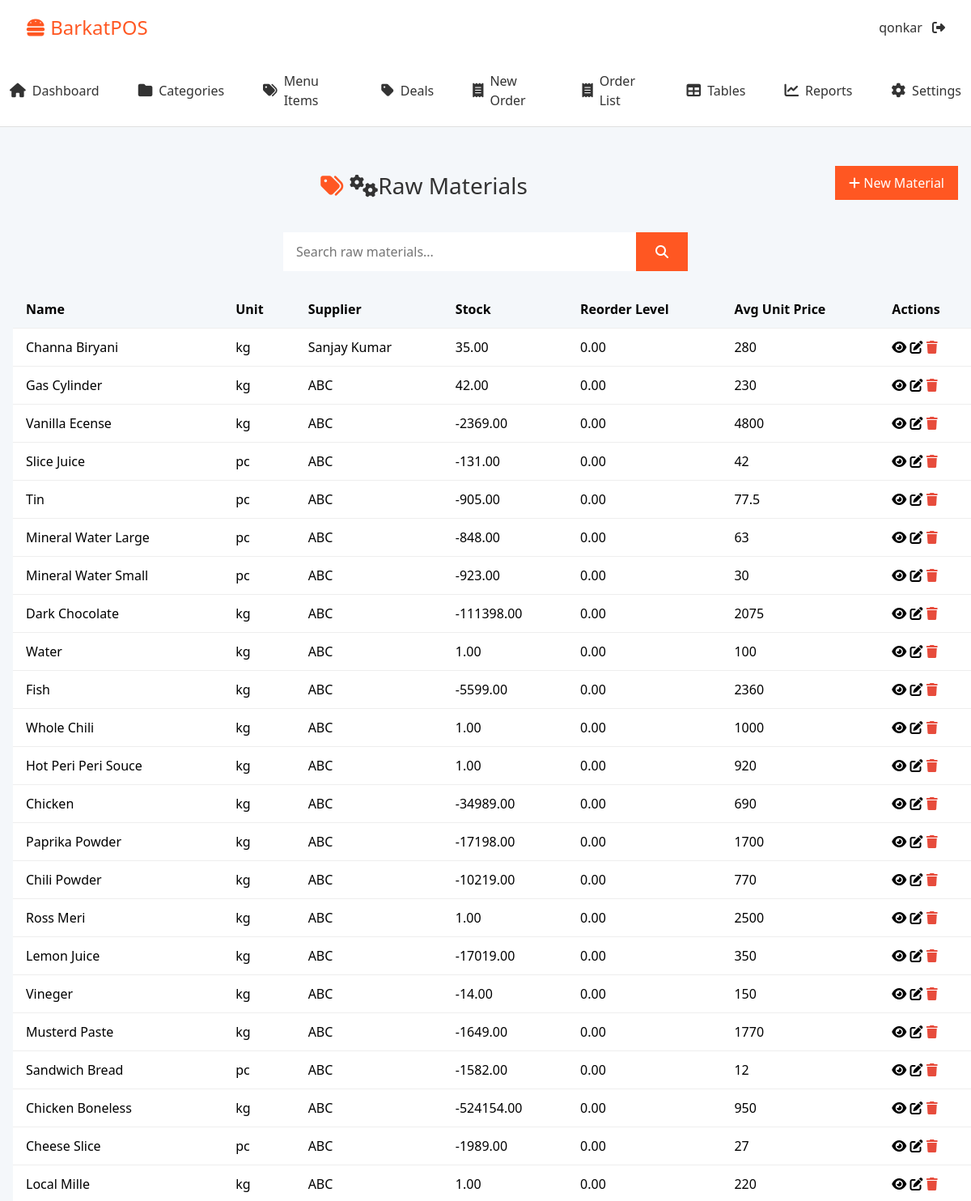
Page /raw-materials/ (signed in, upper part) on the committed database.
### core/models.py (models this page shows, shortened)
class User(AbstractUser):
    ROLE_CHOICES = [
        ('admin', 'Admin'),
        ('cashier', 'Cashier'),
        ('kitchen', 'Kitchen'),
    ]
    role = models.CharField(max_length=20, choices=ROLE_CHOICES, default='cashier')

class RawMaterial(models.Model):
    name = models.CharField(max_length=100, unique=True)
    unit = models.CharField(max_length=50, help_text="E.g. kg, liter, pc")
    current_stock = models.DecimalField(max_digits=10, decimal_places=2, default=0)
    reorder_level = models.DecimalField(max_digits=10, decimal_places=2, default=0)
    supplier = models.ForeignKey(Supplier, on_delete=models.PROTECT, related_name="materials")
    created_at = models.DateTimeField(auto_now_add=True)

class Supplier(models.Model):
    name = models.CharField(max_length=200, unique=True)
    contact_number = models.CharField(max_length=20, blank=True, null=True)
    email = models.EmailField(blank=True, null=True)
    address = models.TextField(blank=True, null=True)
    created_at = models.DateTimeField(auto_now_add=True)

### core/views.py (the view)
# urls.py: path('raw-materials/', RawMaterialListView.as_view(), name='raw_material_list'),
class RawMaterialListView(LoginRequiredMixin, ListView):
    model = RawMaterial
    template_name = 'raw_materials/rawmaterial_list.html'
    context_object_name = 'materials'
    paginate_by = 300
    def get_queryset(self):
        qs = super().get_queryset().select_related('supplier').order_by('-created_at')
        q = self.request.GET.get('q')
        if q:
            qs = qs.filter(name__icontains=q)
        qs = qs.annotate(
            total_cost=Sum(
                F('purchaseorderitem__quantity') * F('purchaseorderitem__unit_price'),
                filter=Q(purchaseorderitem__purchase_order__status='received'),
                output_field=DecimalField(max_digits=14, decimal_places=2)
            ),
            total_qty=Sum(
                'purchaseorderitem__quantity',
                filter=Q(purchaseorderitem__purchase_order__status='received')
            )
        ).annotate(
            avg_unit_price=ExpressionWrapper(
                F('total_cost') / F('total_qty'),
                output_field=DecimalField(max_digits=14, decimal_places=2)
            )
        )
        return qs

### core/templates/raw_materials/rawmaterial_list.html (shortened to what this page needs)
{% extends 'base.html' %}
{% block content %}
<div class="page-header">
  <h1><i class="fa fa-cogs"></i> Raw Materials</h1>
  <a href="{% url 'raw_material_create' %}" class="btn"><i class="fa fa-plus"></i> New Material</a>
</div>
<form class="search-bar">
  <input name="q" placeholder="Search raw materials..." value="{{ request.GET.q|default:'' }}">
  <button type="submit"><i class="fa fa-search"></i></button>
</form>
<table class="table">
  <thead>
    <tr>
      <th>Name</th>
      <th>Unit</th>
      <th>Supplier</th>
      <th>Stock</th>
      <th>Reorder Level</th>
      <th>Avg Unit Price</th>
      <th>Actions</th>
    </tr>
  </thead>
  <tbody>
    {% for mat in materials %}
    <tr id="material-{{ mat.pk }}" class="{% if mat.current_stock <= mat.reorder_level %}low-stock{% endif %}">
      <td>{{ mat.name }}</td>
      <td>{{ mat.unit }}</td>
      <td>{{ mat.supplier.name }}</td>
      <td>{{ mat.current_stock }}</td>
      <td>{{ mat.reorder_level }}</td>
      <td>
          {% if mat.avg_unit_price %}
            {{ mat.avg_unit_price }}
          {% else %}
            &mdash;
          {% endif %}
        </td>
      <td>
        <a href="{% url 'raw_material_detail' mat.pk %}"><i class="fa fa-eye"></i></a>
        <a href="{% url 'raw_material_edit' mat.pk %}"><i class="fa fa-edit"></i></a>
        <button class="btn-delete" data-url="{% url 'raw_material_delete' mat.pk %}">
          <i class="fa fa-trash"></i>
        </button>
      </td>
    </tr>
    {% empty %}
    <tr><td colspan="6">No raw materials found.</td></tr>
    {% endfor %}
  </tbody>
</table>
{% endblock %}

### core/templates/base.html (shortened to what this page needs)
{% load static %}
<html lang="en">
  <head>
    <link rel="stylesheet" href="https://cdnjs.cloudflare.com/ajax/libs/font-awesome/6.4.0/css/all.min.css" />
    <link
      href="https://cdn.jsdelivr.net/npm/bootstrap@5.3.3/dist/css/bootstrap.min.css"
      rel="stylesheet"
    />
    <link rel="stylesheet" href="{% static 'css/categories.css' %}" />
    <link rel="stylesheet" href="{% static 'css/menu_item.css' %}" />
    <link rel="stylesheet" href="{% static 'css/reports.css' %}" />
  </head>
  <body>
    <header class="topbar">
      <div class="logo"><i class="fa fa-hamburger"></i> BarkatPOS</div>
      <div class="user-menu">
        <span>{{ request.user.username }}</span>
        <a href="{% url 'logout' %}"><i class="fa fa-sign-out-alt"></i></a>
      </div>
    </header>
    <nav class="main-nav">
      <a href="{% url 'dashboard' %}" class="{% if request.resolver_match.url_name == 'dashboard' %}active{% endif %}"> <i class="fa fa-home"></i> Dashboard </a>
      <a href="{% url 'category_list' %}" class="{% if request.resolver_match.url_name == 'category_list' %}active{% endif %}"> <i class="fa fa-folder"></i> Categories </a>
      <a href="{% url 'menuitem_list' %}" class="{% if request.resolver_match.url_name == 'menuitem_list' %}active{% endif %}"> <i class="fa fa-tags"></i> Menu Items </a>
      <a href="{% url 'deal_list' %}" class="{% if request.resolver_match.url_name == 'deal_list' %}active{% endif %}"> <i class="fa fa-tag"></i> Deals </a>
      <a href="{% url 'order_create' %}" class="{% if request.resolver_match.url_name == 'order_create' %}active{% endif %}"> <i class="fa fa-receipt"></i> New Order </a>
      <a href="{% url 'order_list' %}" class="{% if request.resolver_match.url_name == 'order_list' %}active{% endif %}"> <i class="fa fa-receipt"></i> Order List </a>
      <a href="/tables/" class="{% if request.resolver_match.url_name == 'table_list' %}active{% endif %}"> <i class="fa fa-table"></i> Tables </a>
      <a href="/reports/" class="{% if request.resolver_match.url_name == 'reports' %}active{% endif %}"> <i class="fa fa-chart-line"></i> Reports </a>
      <a href="{% url 'configuration' %}" class="{% if request.resolver_match.url_name == 'configuration' %}active{% endif %}">
          <i class="fa fa-cog"></i> Settings
      </a>
    </nav>
    <main>{% block content %}{% endblock %}</main>
  </body>
</html>

### core/static/css/categories.css (style rules this page uses)
.page-header { display: flex; justify-content: space-between; align-items: center; margin: var(--space-xl) var(--space-md) var(--space-lg); }
.page-header h1 { font-size: 1.75rem; color: var(--color-text); }
.page-header .btn { background: var(--color-primary); color: #fff; padding: var(--space-xs) var(--space-md); border-radius: var(--radius-sm); font-size: var(--font-size-base); transition: background .3s; }
.table { width: 100%; border-collapse: collapse; margin: 0 var(--space-md) var(--space-xl); background: #fff; box-shadow: var(--shadow-sm); }
.table th, .table td { padding: var(--space-sm) var(--space-md); text-align: left; border-bottom: 1px solid #eee; }
.table th { background: var(--color-bg); font-weight: 600; }
.table tbody tr:nth-child(even) { background: #fafafa; }
.btn-edit, .btn-delete { background: none; border: none; font-size: 1rem; cursor: pointer; margin-right: var(--space-xs); }
.btn-delete i { color: var(--color-error-text); }
h1 { font-size: 1.75rem; color: var(--color-text); max-width: 600px; margin: var(--space-lg) auto var(--space-md); display: flex; align-items: center; }
h1::before { content: "\f07b"; font-family: "Font Awesome 5 Free"; font-weight: 900; margin-right: var(--space-xs); color: var(--color-primary); }

### core/static/css/menu_item.css (style rules this page uses)
.search-bar { display: flex; max-width: 500px; margin: var(--space-md) auto var(--space-lg); background: #fff; border-radius: var(--radius); overflow: hidden; box-shadow: var(--shadow-sm); }
.search-bar input { flex: 1; border: none; padding: var(--space-sm) var(--space-md); font-size: var(--font-size-base); }
.search-bar button { background: var(--color-primary); border: none; padding: var(--space-sm) var(--space-lg); cursor: pointer; display: inline-flex; align-items: center; justify-content: center; color: #fff; transition: background .3s; }
.search-bar button .fa-search { font-size: 1rem; }
h1 { font-size: 1.75rem; color: var(--color-text); max-width: 600px; margin: var(--space-lg) auto var(--space-md); display: flex; align-items: center; }
h1::before { content: "\f02c"; font-family: "Font Awesome 5 Free"; font-weight: 900; margin-right: var(--space-xs); color: var(--color-primary); }

### core/static/css/reports.css (style rules this page uses)
.table { width: 100%; border-collapse: collapse; }
.table th, .table td { padding: var(--space-sm) var(--space-md); border-bottom: 1px solid #eee; }

### core/templates/raw_materials/rawmaterial_list.html (style rules this page uses)
.low-stock { background-color: rgba(255,0,0,0.1); }

### core/templates/base.html (style rules this page uses)
:root { --color-primary: #ff5722; --color-primary-dark: #e64a19; --color-bg: #f4f7fa; --color-text: #333; --color-success-bg: #e6ffed; --color-success-border: #27ae60; --color-success-text: #27ae60; --color-error-bg: #ffe6e6; --color-error-border: #e74c3c; --color-error-text: #e74c3c; --space-xxs: 0.25rem; --space-xs: 0.5rem; --space-sm: 0.75rem; --space-md: 1rem; --space-lg: 1.5rem; --space-xl: 2rem; --font-family: "Segoe UI", sans-serif; --font-size-base: 1rem; --font-size-sm: 0.875rem; --border-radius-sm: 0.25rem; --border-radius: 0.5rem; --border-radius-lg: 0.75rem; --box-shadow-sm: 0 2px 5px rgba(0, 0, 0, 0.05); --box-shadow-md: 0 2px 10px rgba(0, 0, 0, 0.1); --box-shadow-lg: 0 4px 20px rgba(0, 0, 0, 0.1); }
* { margin: 0; padding: 0; box-sizing: border-box; }
body { font-family: var(--font-family); background: var(--color-bg); color: var(--color-text); }
a { text-decoration: none; color: inherit; }
.topbar { background: #fff; padding: var(--space-md) var(--space-xl); display: flex; justify-content: space-between; align-items: center; box-shadow: var(--box-shadow-sm); }
.topbar .logo { font-size: 1.5rem; color: var(--color-primary); }
.topbar .user-menu a { margin-left: var(--space-xs); }
.main-nav { background: #fff; display: flex; justify-content: center; gap: var(--space-lg); padding: var(--space-sm) 0; box-shadow: var(--shadow-sm); border-bottom: 1px solid #e0e0e0; }
.main-nav a { display: inline-flex; align-items: center; font-size: var(--font-size-base); color: var(--color-text); padding: var(--space-xs) var(--space-sm); border-radius: var(--radius-sm); transition: background 0.2s, color 0.2s; }
.main-nav a i { margin-right: var(--space-xs); font-size: 1.1rem; }

### rows in the picture
User: user.username "qonkar"
RawMaterial: name "Channa Biryani", unit "kg", supplier.name "Sanjay Kumar", current_stock "35.00", reorder_level "0.00", avg_unit_price "280"
RawMaterial: name "Gas Cylinder", unit "kg", supplier.name "ABC", current_stock "42.00", reorder_level "0.00", avg_unit_price "230"
RawMaterial: name "Vanilla Ecense", unit "kg", supplier.name "ABC", current_stock "-2369.00", reorder_level "0.00", avg_unit_price "4800"
RawMaterial: name "Slice Juice", unit "pc", supplier.name "ABC", current_stock "-131.00", reorder_level "0.00", avg_unit_price "42"
RawMaterial: name "Tin", unit "pc", supplier.name "ABC", current_stock "-905.00", reorder_level "0.00", avg_unit_price "77.5"
RawMaterial: name "Mineral Water Large", unit "pc", supplier.name "ABC", current_stock "-848.00", reorder_level "0.00", avg_unit_price "63"
RawMaterial: name "Mineral Water Small", unit "pc", supplier.name "ABC", current_stock "-923.00", reorder_level "0.00", avg_unit_price "30"
RawMaterial: name "Dark Chocolate", unit "kg", supplier.name "ABC", current_stock "-111398.00", reorder_level "0.00", avg_unit_price "2075"
RawMaterial: name "Water", unit "kg", supplier.name "ABC", current_stock "1.00", reorder_level "0.00", avg_unit_price "100"
RawMaterial: name "Fish", unit "kg", supplier.name "ABC", current_stock "-5599.00", reorder_level "0.00", avg_unit_price "2360"
RawMaterial: name "Whole Chili", unit "kg", supplier.name "ABC", current_stock "1.00", reorder_level "0.00", avg_unit_price "1000"
RawMaterial: name "Hot Peri Peri Souce", unit "kg", supplier.name "ABC", current_stock "1.00", reorder_level "0.00", avg_unit_price "920"
RawMaterial: name "Chicken", unit "kg", supplier.name "ABC", current_stock "-34989.00", reorder_level "0.00", avg_unit_price "690"
RawMaterial: name "Paprika Powder", unit "kg", supplier.name "ABC", current_stock "-17198.00", reorder_level "0.00", avg_unit_price "1700"
RawMaterial: name "Chili Powder", unit "kg", supplier.name "ABC", current_stock "-10219.00", reorder_level "0.00", avg_unit_price "770"
RawMaterial: name "Ross Meri", unit "kg", supplier.name "ABC", current_stock "1.00", reorder_level "0.00", avg_unit_price "2500"
RawMaterial: name "Lemon Juice", unit "kg", supplier.name "ABC", current_stock "-17019.00", reorder_level "0.00", avg_unit_price "350"
RawMaterial: name "Vineger", unit "kg", supplier.name "ABC", current_stock "-14.00", reorder_level "0.00", avg_unit_price "150"
RawMaterial: name "Musterd Paste", unit "kg", supplier.name "ABC", current_stock "-1649.00", reorder_level "0.00", avg_unit_price "1770"
RawMaterial: name "Sandwich Bread", unit "pc", supplier.name "ABC", current_stock "-1582.00", reorder_level "0.00", avg_unit_price "12"
RawMaterial: name "Chicken Boneless", unit "kg", supplier.name "ABC", current_stock "-524154.00", reorder_level "0.00", avg_unit_price "950"
RawMaterial: name "Cheese Slice", unit "pc", supplier.name "ABC", current_stock "-1989.00", reorder_level "0.00", avg_unit_price "27"
RawMaterial: name "Local Mille", unit "kg", supplier.name "ABC", current_stock "1.00", reorder_level "0.00", avg_unit_price "220"
